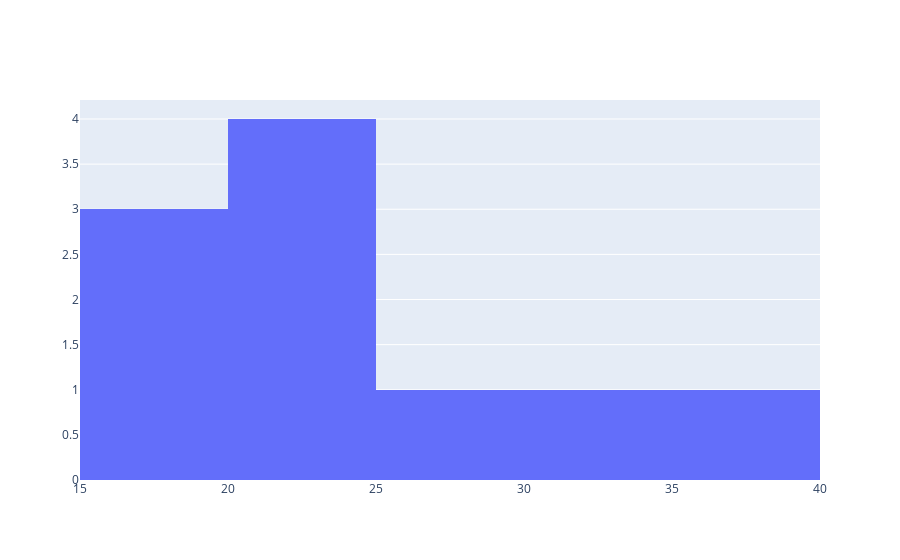

Source (notebook cell):
### Code cell
fig = go.Figure()
fig = go.Figure(data = [go.Histogram(x = tips.total_bill)])
fig.show()

# x = [1,2,3,4,2,1,1,1,2,4,3,3,2,2,2,1,1,2,2,2,2,2,1,1,1,1,2,2,1,5,9]
# fig = go.Figure(data = [go.Histogram(x = x)])
# fig.show()

### Figure 1 — Plotly figure (JSON) as saved in the notebook; plotly's stock layout.template omitted (floating-point values rounded to 4 significant figures)
{"data": [{"type": "histogram", "x": [35.26, 21.65, 17.92, 20.29, 23.68, 24.59, 32.8, 18.75, 28.85, 15.95]}], "layout": {}}
